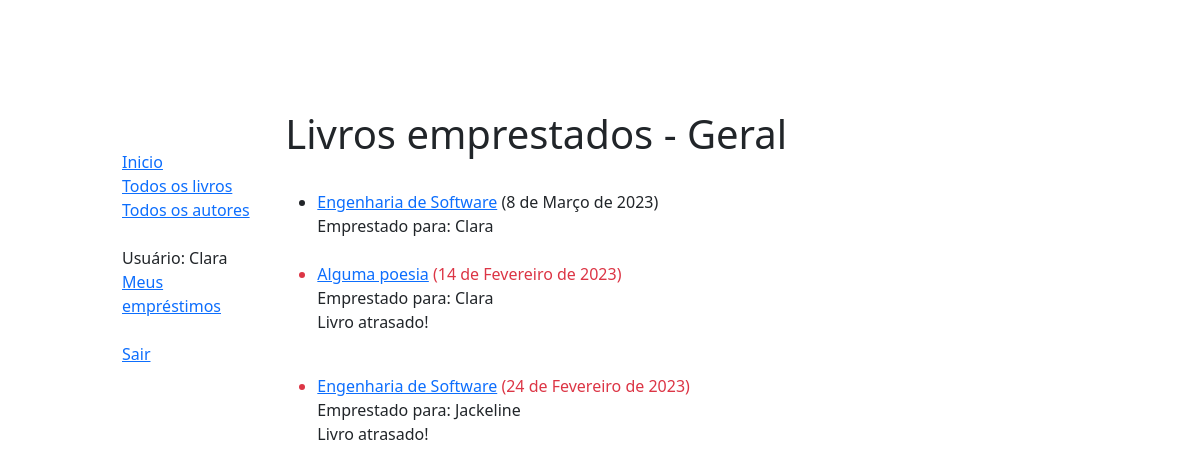
The app's page /catalog/livrosemprestados/ (signed in) with its own data.
### catalog/models.py (models this page shows, shortened)
class InstanciaLivro(models.Model):
    id = models.UUIDField(primary_key=True, default=uuid.uuid4, help_text='ID único para este livro em particular')
    livro = models.ForeignKey('Livro', on_delete=models.PROTECT, null = True)
    edicao = models.CharField(max_length=200)
    data_devolucao = models.DateField(null=True, blank=True)
    emprestado_para = models.ForeignKey(User, on_delete=models.SET_NULL, null=True, blank=True)
    STATUS_EMPRESTIMO = (
        ('m', 'Manutenção'),
        ('e', 'Emprestado'),
        ('d', 'Disponível'),
        ('r', 'Reservado'),
    )
    status = models.CharField(
        max_length=1,
        choices= STATUS_EMPRESTIMO,
        blank=True,
        default= 'm',
        help_text= 'Disponibilidade',
    )
    class Meta:
        ordering = ['data_devolucao']
        permissions = (('pode_registrar_devolucao', 'Devolve livro'),('pode_renovar_livro','Renova livro'))
    @property
    def atrasado(self):
        return bool(self.data_devolucao and date.today() > self.data_devolucao)

class Livro(models.Model):
    titulo = models.CharField(max_length=200)
    autor = models.ForeignKey('Autor', on_delete=models.SET_NULL, null=True)
    sumario = models.TextField(max_length=1000, help_text='Digite uma descrição resumida do livro')
    isbn = models.CharField('ISBN', max_length=13, unique=True, help_text='código de 13 caracteres ISBN - <a href="https://www.isbn-international.org/content/what-isbn">ISBN number</a>')
    genero = models.ManyToManyField(Genero, help_text='Selecione um genero para este livro')
    idioma = models.ForeignKey('Idioma', on_delete=models.SET_NULL, null = True)
    def mostra_genero(self):
        return ', '.join([genero.nome for genero in self.genero.all()[:3]])
    mostra_genero.short_description = 'Genero'
    class Meta:
        permissions = [('pode_criar_atualizar_livro','Cria/Atualiza Livro'),('pode_deletar_livro','Deleta livro')]

### catalog/views.py (the view)
# urls.py: path('livrosemprestados/', views.LivrosEmprestadosGeralView.as_view(), name='livros-emprestados'),
class LivrosEmprestadosGeralView(LoginRequiredMixin, generic.ListView):
    model = InstanciaLivro
    template_name = 'catalog/livrosemprestados_list.html'
    paginate_by = 10
    def get_queryset(self):
       return (
            InstanciaLivro.objects.filter(status__exact='e')
            .order_by('emprestado_para')
        )

### catalog/templates/catalog/livrosemprestados_list.html (shortened to what this page needs)
{% extends "base_generic.html" %}
{% block content %}
    <h1>Livros emprestados - Geral</h1>
    <br>
    {% if instancialivro_list %}
    <ul>
      {% for instlivro in instancialivro_list %}
      <li class="{% if instlivro.atrasado %}text-danger{% endif %}">
        <a href="{% url 'livro-detail' instlivro.livro.pk %}">{{ instlivro.livro.titulo }}</a> ({{ instlivro.data_devolucao |default_if_none:instlivro.status }})
        <li style="list-style: none;">Emprestado para: {{ instlivro.emprestado_para |default_if_none:"" }} </li>
        {% if instlivro.atrasado %}
          <p>Livro atrasado!</p>
        {% endif %}
        <br>
      </li>
      {% endfor %}
    </ul>
    {% else %}
      <p>Não há livros emprestados.</p>
    {% endif %}
{% endblock %}

### catalog/templates/base_generic.html (shortened to what this page needs)
<!DOCTYPE html>
<html lang="pt-br">
<head>
  <link href="https://cdn.jsdelivr.net/npm/bootstrap@5.1.3/dist/css/bootstrap.min.css" rel="stylesheet">
  {% load static %}
  <link rel="stylesheet" href="{% static 'css/style.css' %}">
</head>
<body>
  <div class="container-fluid">
    <div class="row">
      <div class="col-sm-2">
      {% block sidebar %}
        <ul class="sidebar-nav">
          <li><a href="{% url 'index' %}">Inicio</a></li>
          <li><a href="{% url 'livros' %}">Todos os livros</a></li>
          <li><a href="{% url 'autores' %}">Todos os autores</a></li>
          <br>
          {% if user.is_authenticated %}
            <li>Usuário: {{ user.get_username }}  </li>
            <li><a href="{% url 'meus-emprestados' %}">Meus empréstimos</a></li>
            <br>
            <li><a href="{% url 'logout' %}?next={% url 'index' %}">Sair</a></li>
          {% else %}
            <li><a href="{% url 'login' %}?next={{ request.path }}">Login</a></li>
          {% endif %}
        </ul>
     {% endblock %}
      </div>
      <div class="col-sm-10 ">{% block content %}{% endblock %}
      </div>
    </div>
  </div>
</body>
</html>

### catalog/static/css/style.css (style rules this page uses)
.sidebar-nav { margin-top: 40px; padding: 0; list-style: none; }
body { margin: 10px;padding:100px; }

### records on screen
InstanciaLivro: livro.titulo "Engenharia de Software", data_devolucao "8 de Março de 2023", emprestado_para "Clara"
InstanciaLivro: livro.titulo "Alguma poesia", data_devolucao "14 de Fevereiro de 2023", emprestado_para "Clara", shows "Livro atrasado!"
InstanciaLivro: livro.titulo "Engenharia de Software", data_devolucao "24 de Fevereiro de 2023", emprestado_para "Jackeline", shows "Livro atrasado!"

### other values on screen
{{ user.get_username }} "Clara"
